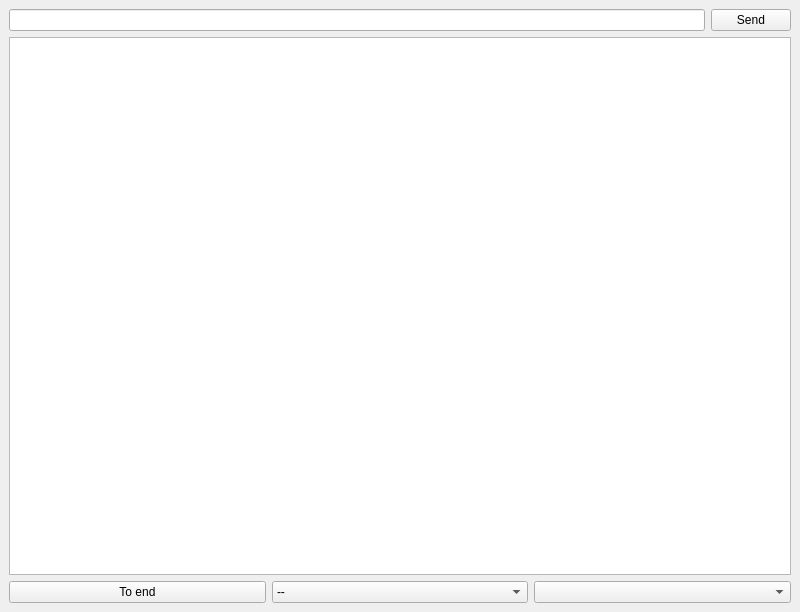
<?xml version="1.0" encoding="UTF-8"?>
<ui version="4.0">
 <class>ConsoleWindow</class>
 <widget class="QMainWindow" name="ConsoleWindow">
  <property name="windowModality">
   <enum>Qt::NonModal</enum>
  </property>
  <property name="geometry">
   <rect>
    <x>0</x>
    <y>0</y>
    <width>800</width>
    <height>612</height>
   </rect>
  </property>
  <property name="sizePolicy">
   <sizepolicy hsizetype="Preferred" vsizetype="Preferred">
    <horstretch>0</horstretch>
    <verstretch>0</verstretch>
   </sizepolicy>
  </property>
  <property name="windowTitle">
   <string>MainWindow</string>
  </property>
  <widget class="QWidget" name="centralwidget">
   <layout class="QVBoxLayout" name="verticalLayout">
    <item>
     <layout class="QHBoxLayout" name="horizontalLayout">
      <item>
       <widget class="QLineEdit" name="lineEdit">
        <property name="sizePolicy">
         <sizepolicy hsizetype="Expanding" vsizetype="Preferred">
          <horstretch>0</horstretch>
          <verstretch>0</verstretch>
         </sizepolicy>
        </property>
       </widget>
      </item>
      <item>
       <widget class="QPushButton" name="sendButton">
        <property name="sizePolicy">
         <sizepolicy hsizetype="Minimum" vsizetype="Preferred">
          <horstretch>0</horstretch>
          <verstretch>0</verstretch>
         </sizepolicy>
        </property>
        <property name="text">
         <string>Send</string>
        </property>
       </widget>
      </item>
     </layout>
    </item>
    <item>
     <widget class="QTextEdit" name="textEdit">
      <property name="readOnly">
       <bool>true</bool>
      </property>
     </widget>
    </item>
    <item>
     <layout class="QHBoxLayout" name="horizontalLayout_2">
      <item>
       <widget class="QPushButton" name="downbutton">
        <property name="text">
         <string>To end</string>
        </property>
       </widget>
      </item>
      <item>
       <widget class="QComboBox" name="lineEndComboBox">
        <property name="sizePolicy">
         <sizepolicy hsizetype="Preferred" vsizetype="Preferred">
          <horstretch>0</horstretch>
          <verstretch>0</verstretch>
         </sizepolicy>
        </property>
        <item>
         <property name="text">
          <string>--</string>
         </property>
        </item>
        <item>
         <property name="text">
          <string>NL</string>
         </property>
        </item>
        <item>
         <property name="text">
          <string>CR</string>
         </property>
        </item>
        <item>
         <property name="text">
          <string>NL &amp; CR</string>
         </property>
        </item>
       </widget>
      </item>
      <item>
       <widget class="QComboBox" name="baudRateComboBox">
        <property name="sizePolicy">
         <sizepolicy hsizetype="Preferred" vsizetype="Preferred">
          <horstretch>0</horstretch>
          <verstretch>0</verstretch>
         </sizepolicy>
        </property>
        <property name="minimumSize">
         <size>
          <width>0</width>
          <height>0</height>
         </size>
        </property>
       </widget>
      </item>
     </layout>
    </item>
   </layout>
  </widget>
 </widget>
 <resources/>
 <connections/>
</ui>
